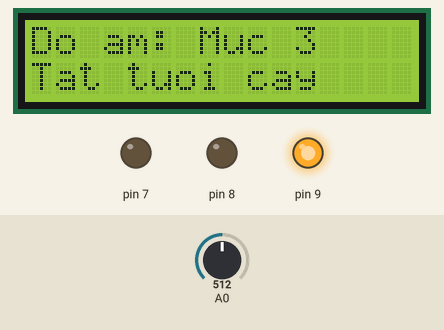
A sketch run on a simulated Arduino Uno, built with avr-gcc and run on an emulated ATmega328P. Shown: 16×2 character LCD, output pins drawn as LEDs (lit = HIGH). Inputs (shaded band) come from the test bench; at power-on: A0 = 512. What the sketch prints to the serial monitor is not drawn.

Above: at 1.2 s.
1.3 s: A0 set to 446
3.3 s: A0 set to 419
At 5.3 s:
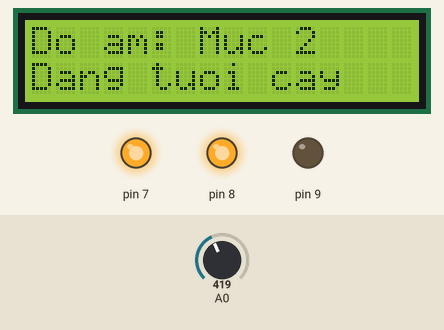
5.6 s: A0 set to 208
At 6.6 s:
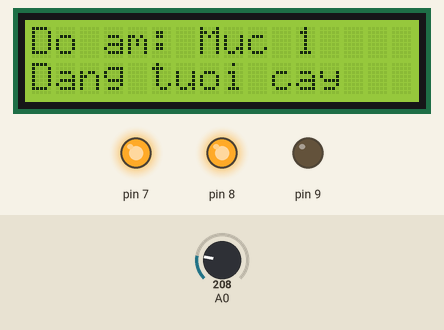
7.7 s: A0 set to 447
At 9.0 s:
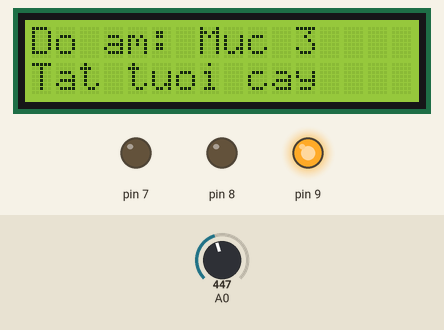
9.8 s: A0 set to 427
At 11.3 s:
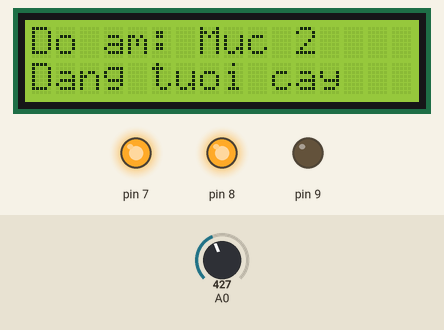
Timing chart, 0 to 12.8 s (numbered marks = the images above; inputs shaded):
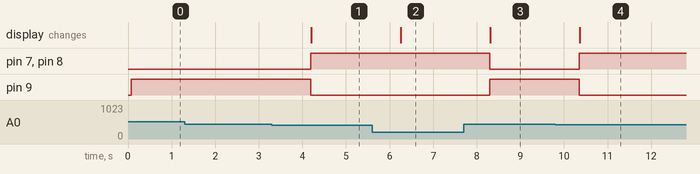

The sketch:

C_m_bi_n_____m___t.ino
```cpp
#include <Adafruit_LiquidCrystal.h>

int soil_sensor = 0;
int level = 0;  // Biến lưu trữ mức độ khô của đất
Adafruit_LiquidCrystal lcd_1(0);

void setup() {
  pinMode(A0, INPUT);
  Serial.begin(9600);
  pinMode(7, OUTPUT);  // Điều khiển bơm tưới
  pinMode(8, OUTPUT);  // Đèn báo tưới cây
  pinMode(9, OUTPUT);  // Đèn báo ngưng tưới

  lcd_1.begin(16, 2);
}

void loop() {
  soil_sensor = analogRead(A0);  // Đọc giá trị từ cảm biến độ ẩm đất
  Serial.println(soil_sensor);   // Hiển thị giá trị trên Serial Monitor

  // Xác định mức độ khô của đất dựa trên giá trị đo được từ 0 tới 876
  if (soil_sensor <= 218) {
    level = 1;  // Mức 1: đất rất khô
  } else if (soil_sensor <= 437) {
    level = 2;  // Mức 2: đất khô
  } else if (soil_sensor <= 656) {
    level = 3;  // Mức 3: đất ẩm
  } else {
    level = 4;  // Mức 4: đất rất ẩm
  }

  // Hiển thị mức độ khô của đất trên LCD
  lcd_1.clear();
  lcd_1.setCursor(0, 0);
  lcd_1.print("Do am: Muc ");
  lcd_1.print(level);

  // Điều khiển bơm tưới và hiển thị trạng thái tưới cây
  if (level == 1 || level == 2) {  // Đất khô hoặc rất khô -> bật bơm
    digitalWrite(7, HIGH);  // Bật bơm
    digitalWrite(8, HIGH);  // Bật đèn báo tưới
    digitalWrite(9, LOW);   // Tắt đèn báo ngưng tưới
    lcd_1.setCursor(0, 1);
    lcd_1.print("Dang tuoi cay");
  } else {  // Đất ẩm hoặc rất ẩm -> tắt bơm
    digitalWrite(7, LOW);  // Tắt bơm
    digitalWrite(8, LOW);  // Tắt đèn báo tưới
    digitalWrite(9, HIGH); // Bật đèn báo ngưng tưới
    lcd_1.setCursor(0, 1);
    lcd_1.print("Tat tuoi cay");
  }

  delay(1000);  // Chờ 1 giây trước khi cập nhật lại
}
```

Measured:
- the behaviour switches between 438 and 437 on A0 (found by bisection; images 0 and 1)
- after the input at 1.3 s, every drawn part: stays the same
- after the input at 3.3 s, pin 7, pin 8: LOW → HIGH after 0.89 s; pin 9: HIGH → LOW after 0.89 s; the display: changes after 0.90 s (image 1)
- after the input at 5.6 s, the display: changes after 0.66 s (image 2)
- after the input at 7.7 s, pin 7, pin 8: HIGH → LOW after 0.60 s; pin 9: LOW → HIGH after 0.60 s; the display: changes after 0.61 s (image 3)
- after the input at 9.8 s, pin 7, pin 8: LOW → HIGH after 0.55 s; pin 9: HIGH → LOW after 0.55 s; the display: changes after 0.57 s (image 4)
